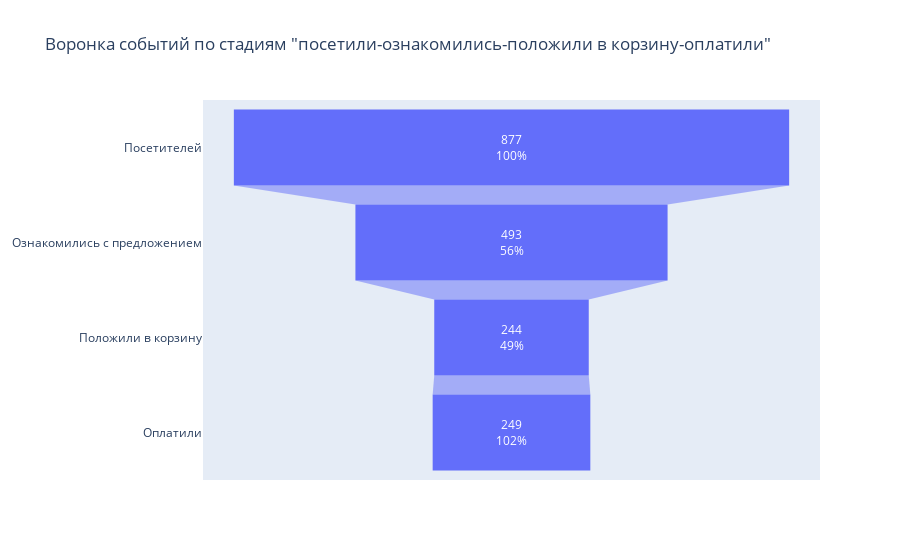

Notebook code for this chart:
### Code cell
funnel_plot2(sample_B)

### Figure 1 — Plotly figure (JSON) as saved in the notebook; plotly's stock layout.template omitted (floating-point values rounded to 4 significant figures)
{"data": [{"textinfo": "value+percent previous", "textposition": "inside", "type": "funnel", "x": [877, 493, 244, 249], "y": ["Посетителей", "Ознакомились с предложением", "Положили в корзину", "Оплатили"]}], "layout": {"title": {"text": "Воронка событий по стадиям \"посетили-ознакомились-положили в корзину-оплатили\""}}}
